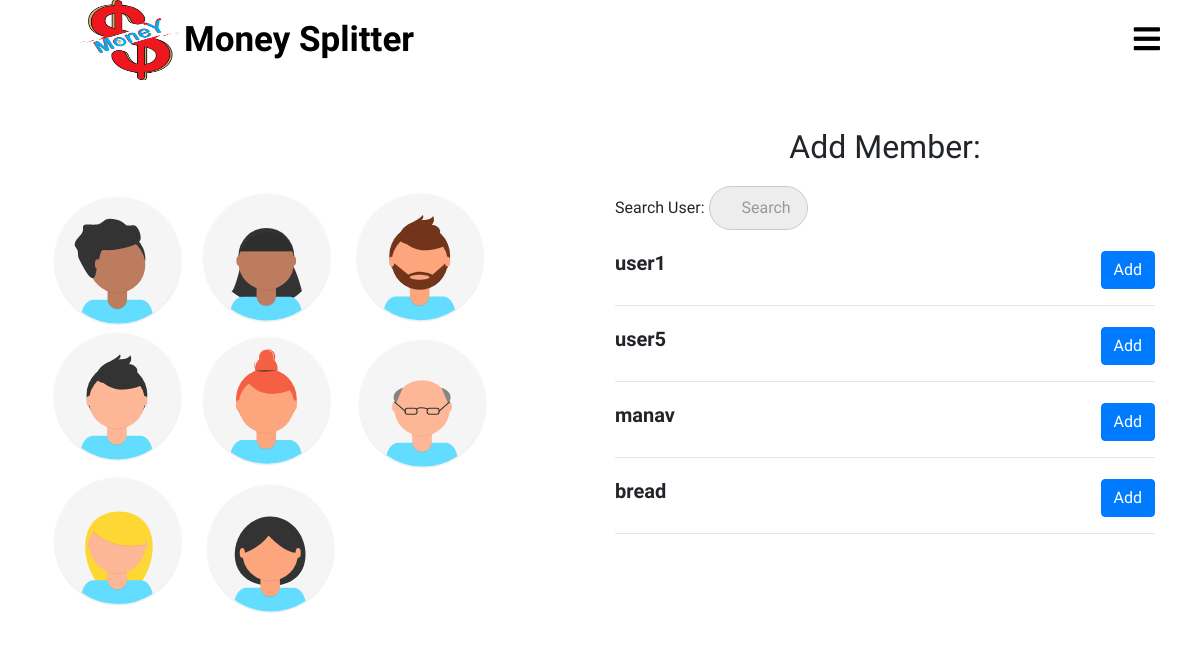
The page /splitter/members_list/26/ on the database its author committed.
### splitter/models.py (models this page shows)
class User(AbstractUser):
    pass

### splitter/views.py (the view)
# urls.py: path('members_list/<int:pk>/',views.list_members,name="list_members"),
def list_members(request,pk):
    rooms = get_object_or_404(room,pk=pk)
    query = request.GET.get("q", None)
    members = room_members.objects.filter(room=rooms)
    members_list = [x.member for x in members]
    qs = User.objects.all()
    if query is not None:
        qs = qs.filter(
                Q(username__icontains=query)
                )
    qs_one = []
    for x in qs:
        if x in members_list:
            pass
        else:
            qs_one.append(x)
    context = {
        "members_list": qs_one,
        "rooms":rooms
    }
    template = "splitter/members_list.html"
    return render(request, template, context)

### templates/splitter/members_list.html
{% extends 'splitter/base.html' %}
{% load static %}
{% block css %}
  <link rel="stylesheet" href="{% static 'css/mysearchbar.css' %}">
  <link rel="stylesheet" href="{% static 'css/members_list.css' %}">
{% endblock %}
{% block content %}
<div class="add-member-page">
  <div class="row">
    <div class="col-lg-6">
      <div class="add-member-img-grid">
        <img src="{% static 'images/undraw_team_ih79.svg' %}" alt="" class="add-member-img">
      </div>
    </div>
    <div class="col-lg-6">
      <div class="container add-member-grid">
        <h2>Add Member:</h2>
        <form method='GET' action="{% url 'splitter:list_members' pk=rooms.pk %}">
          <p>Search User: <input type='search' name='q' placeholder='Search'></p>
        </form>
        {% for obj in members_list %}
        <div class="member-box">
        <h5><b>{{ obj.username }}</b>
        <div class="add-button">
          <a href="{% url 'splitter:add_member' pk=rooms.pk id=obj.id %}" class="btn btn-primary">Add</a>
        </div>
        </h5>
        </div>
        <hr>
        {% endfor %}
      </div>
    </div>
  </div>
</div>
{% endblock %}

### static/css/home_page.css (style rules this page uses)
* { padding: 0; margin: 0; text-decoration: none; list-style: none; box-sizing: border-box; font-family: 'Merienda One', cursive; }
body,html { overflow-x: hidden; }
:root { var(--IndianRed): #db575b; var(--Aqua): #99ffe4; var(--MiddleBlue): #88cfd3; var(--SteelBlue): #578bb2; var(--BdazzledBlue): #345c98; var(--DarkButton): linear-gradient(to top, #30cfd0 0%, #330867 100%); var(--LightButton): linear-gradient(to top, #48c6ef 0%, #6f86d6 100%); var(--RedButton): linear-gradient(45deg, #874da2 0%, #c43a30 100%); }

### static/css/members_list.css (style rules this page uses)
* { margin: 0; padding: 0; }
body,html { margin: 0; padding: 0; }
.add-member-page .row { width: 100%; }
.add-member-img-grid { width: 100%; height: 100%; margin: 0px; }
.add-member-img { position: relative; width: 100%; height: 60vh; padding: 30px; margin-top: 75px; padding-left: 0px; }
.add-member-grid { display: flex; flex-direction: column; padding: 0px 50px; margin: 20px 0px; }
.add-member-grid h2 { text-align: center; margin: 20px 0px; }
.add-member-grid .member-box { display: inline-table; width: 100%; padding-top: 5px; }
.add-member-grid .member-box .add-button { float: right; margin-right: 0px; }

### rows shown on the page
User: username "user1"
User: username "user5"
User: username "manav"
User: username "bread"
